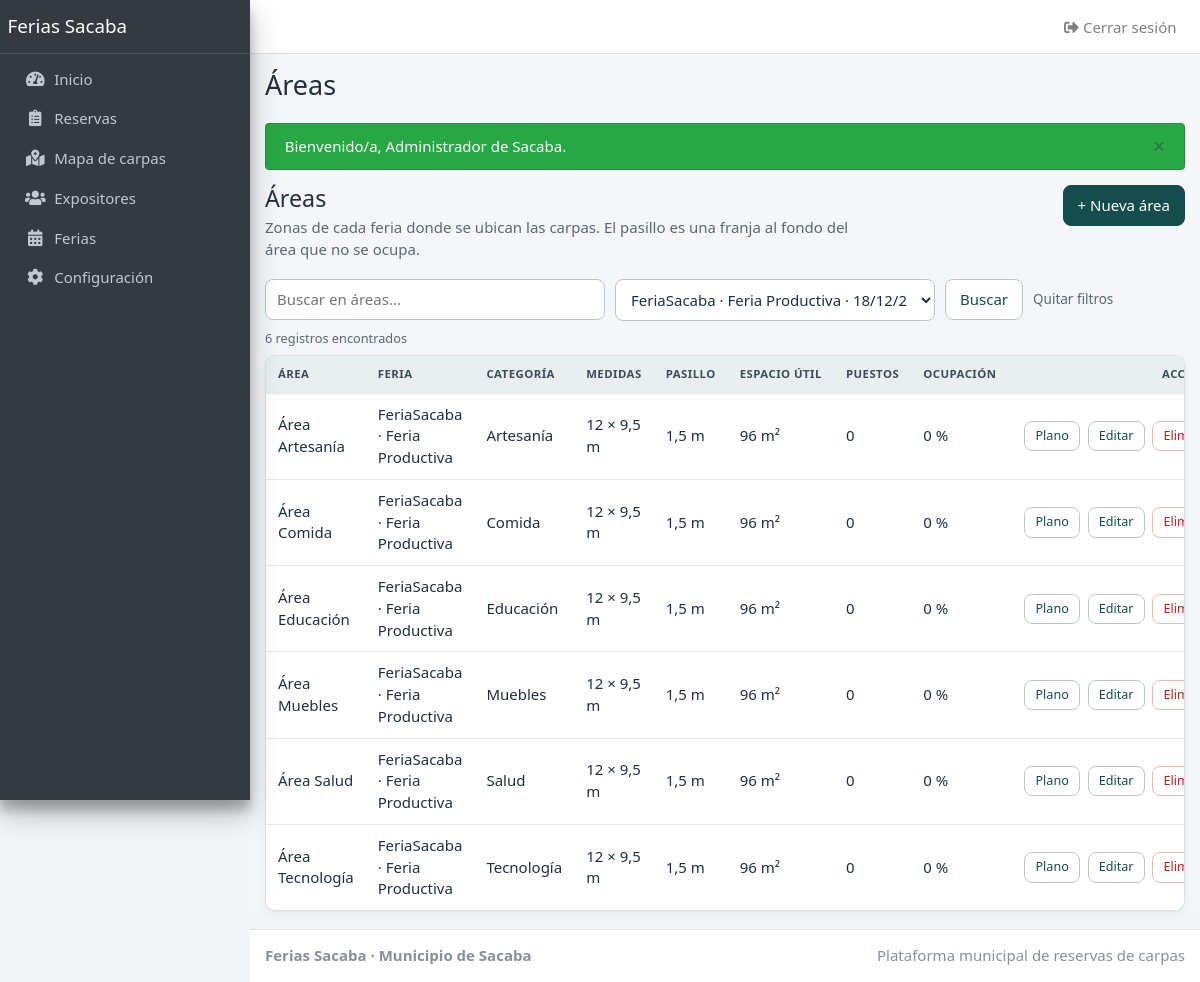
The page /index.php?ruta=areas&feria_id=1 (signed in) on the database its author committed.
### tables this page shows
CREATE TABLE areas (
    id           INT AUTO_INCREMENT PRIMARY KEY,
    feria_id     INT NOT NULL,
    categoria_id INT NOT NULL,
    nombre       VARCHAR(80) NOT NULL,
    ancho_m      DECIMAL(6,2) NOT NULL,
    largo_m      DECIMAL(6,2) NOT NULL,
    pasillo_m    DECIMAL(6,2) NOT NULL DEFAULT 1.50,
    UNIQUE KEY uq_areas_nombre (feria_id, nombre),
    UNIQUE KEY uq_areas_id_feria (id, feria_id),
    CONSTRAINT fk_areas_feria
        FOREIGN KEY (feria_id) REFERENCES ferias(id),
    CONSTRAINT fk_areas_categoria
        FOREIGN KEY (categoria_id) REFERENCES categorias(id),
    CONSTRAINT chk_areas_medidas
        CHECK (ancho_m > 0 AND largo_m > pasillo_m AND pasillo_m > 0)
);

CREATE TABLE ferias (
    id        INT AUTO_INCREMENT PRIMARY KEY,
    nombre    VARCHAR(120) NOT NULL,
    fecha     DATE NOT NULL,
    lugar     VARCHAR(180) NOT NULL,
    latitud   DECIMAL(9,6) NULL,
    longitud  DECIMAL(9,6) NULL,
    foto      VARCHAR(255) NULL,
    estado    ENUM('borrador','abierta','cerrada') NOT NULL DEFAULT 'borrador',
    CONSTRAINT chk_ferias_latitud  CHECK (latitud  BETWEEN -90 AND 90),
    CONSTRAINT chk_ferias_longitud CHECK (longitud BETWEEN -180 AND 180)
);

CREATE TABLE categorias (
    id     INT AUTO_INCREMENT PRIMARY KEY,
    nombre VARCHAR(80) NOT NULL UNIQUE,
    activo TINYINT(1) NOT NULL DEFAULT 1
);

### app/core/helpers.php (called while the page is built, shortened)
<?php
function e(mixed $valor): string
{
    return htmlspecialchars((string) ($valor ?? ''), ENT_QUOTES, 'UTF-8');
}
function url(string $ruta, array $parametros = []): string
{
    return 'index.php?' . http_build_query(['ruta' => $ruta] + $parametros);
}
function vista(string $nombre, array $datos = []): void
{
    extract($datos, EXTR_SKIP);
    require dirname(__DIR__) . '/views/' . $nombre . '.php';
}
function pedir_get(string $nombre): string
{
    $valor = $_GET[$nombre] ?? '';
    return is_string($valor) ? trim($valor) : '';
}
function minusculas(string $texto): string
{
    return function_exists('mb_strtolower') ? mb_strtolower($texto, 'UTF-8') : strtolower($texto);
}
function medida(mixed $valor): string
{
    $texto = number_format((float) $valor, 2, ',', '.');
    return rtrim(rtrim($texto, '0'), ',');
}
function fecha_corta(?string $fecha): string
{
    $t = strtotime($fecha);
    return $t === false ? $fecha : date('d/m/Y', $t);
}
function datos_estado(string $estado): array
{
    $estados = [
        'pendiente'     => ['Pendiente', 'warning'],
        'confirmada'    => ['Confirmada', 'success'],
        'rechazada'     => ['Rechazada', 'danger'],
        'cancelada'     => ['Cancelada', 'secondary'],
        'asignada'      => ['Confirmada', 'success'],
        'espera'        => ['Pendiente', 'warning'],
        'borrador'      => ['Borrador', 'secondary'],
        'abierta'       => ['Abierta', 'success'],
        'cerrada'       => ['Cerrada', 'dark'],
        'administrador' => ['Administrador', 'primary'],
        'usuario'       => ['Expositor', 'info'],
    ];
    return $estados[$estado] ?? [$estado, 'secondary'];
}
function nombre_estado(string $estado): string
{
    return datos_estado($estado)[0];
}
function formatear_celda(mixed $valor, string $formato): string
{
    switch ($formato) {
        case 'medida':
            return e(medida($valor) . ' m');
        case 'm2':
            return e(medida($valor) . ' m²');
        case 'porcentaje':
            return e((string) (int) round((float) $valor) . ' %');
        default:
            return e($valor);
    }
}

### app/controllers/CrudController.php (called while the page is built, shortened)
<?php
abstract class CrudController
{
    protected string $ruta = '';
    protected string $titulo = '';
    protected string $singular = '';
    protected string $textoNuevo = '';
    protected string $descripcion = '';
    private ?Modelo $modeloCache = null;
    protected function nombreRegistro(array $fila): string
    {
        return (string) ($fila['nombre'] ?? ('N.º ' . $fila['id']));
    }
    protected function modelo(): Modelo
    {
        return $this->modeloCache ??= $this->crearModelo();
    }
    public function index(): void
    {
        $filtrosDef = $this->filtros();
        $filtros = $this->filtrosElegidos($filtrosDef, $_GET);
        $q = pedir_get('q');
        $filas = $this->prepararFilas($this->modelo()->listar($filtros));
        $acciones = [];
        $nombres = [];
        foreach ($filas as $fila) {
            $acciones[$fila['id']] = $this->accionesExtra($fila);
            $nombres[$fila['id']] = $this->nombreRegistro($fila);
        }
        vista('crud/lista', [
            'titulo'      => $this->titulo,
            'descripcion' => $this->descripcion,
            'modulo'      => $this->ruta,
            'textoNuevo'  => $this->textoNuevo,
            'singular'    => $this->singular,
            'columnas'    => $this->columnas(),
            'filas'       => $filas,
            'acciones'    => $acciones,
            'nombres'     => $nombres,
            'filtrosDef'  => $filtrosDef,
            'filtros'     => $filtros,
            'q'           => $q,
            'requisitos'  => $this->requisitos(),
        ]);
    }
    private function filtrosElegidos(array $definicion, array $origen): array
    {
        $elegidos = [];
        foreach ($definicion as $nombre => $f) {
            $valor = $origen[$nombre] ?? '';
            if (is_string($valor) && $valor !== '' && array_key_exists($valor, $f['opciones'])) {
                $elegidos[$nombre] = $valor;
            }
        }
        return $elegidos;
    }
}

### app/core/bootstrap.php (called while the page is built, shortened)
<?php
spl_autoload_register(static function (string $clase): void {
    $carpetas = ['/app/core/', '/app/controllers/', '/app/models/', '/app/services/', '/config/'];
    foreach ($carpetas as $carpeta) {
        $archivo = RAIZ_PROYECTO . $carpeta . $clase . '.php';
        if (is_file($archivo)) {
            return;
        }
    }
});
require_once __DIR__ . '/helpers.php';

### config/Database.php (called while the page is built, shortened)
<?php
final class Database
{
    private static ?PDO $conexion = null;
    public static function conectar(): PDO
    {
        if (self::$conexion === null) {
            $c = require __DIR__ . '/config.php';
            $dsn = sprintf(
                'mysql:host=%s;port=%s;dbname=%s;charset=utf8mb4',
                $c['db_host'],
                $c['db_port'],
                $c['db_name']
            );
            self::$conexion = new PDO($dsn, $c['db_user'], $c['db_pass'], [
                PDO::ATTR_ERRMODE            => PDO::ERRMODE_EXCEPTION,
                PDO::ATTR_DEFAULT_FETCH_MODE => PDO::FETCH_ASSOC,
                PDO::ATTR_EMULATE_PREPARES   => false,
            ]);
        }
        return self::$conexion;
    }
}

### app/models/Modelo.php (called while the page is built, shortened)
<?php
require_once __DIR__ . '/../../config/Database.php';
abstract class Modelo
{
    protected PDO $db;
    public function __construct()
    {
        $this->db = Database::conectar();
    }
    protected function consultar(string $sql, array $parametros = []): array
    {
        $consulta = $this->db->prepare($sql);
        $consulta->execute($parametros);
        return $consulta->fetchAll();
    }
}

### app/models/Feria.php (called while the page is built, shortened)
<?php
require_once __DIR__ . '/Modelo.php';
final class Feria extends Modelo
{
    public function opciones(): array
    {
        $opciones = [];
        foreach ($this->consultar('SELECT id, nombre, fecha, estado FROM ferias ORDER BY fecha DESC, nombre') as $f) {
            $opciones[$f['id']] = $f['nombre'] . ' · ' . fecha_corta($f['fecha']) . ' · ' . nombre_estado($f['estado']);
        }
        return $opciones;
    }
}

### app/controllers/AreasController.php (called while the page is built, shortened)
<?php
final class AreasController extends CrudController
{
    protected function crearModelo(): Modelo
    {
        return new Area();
    }
    protected function filtros(): array
    {
        return ['feria_id' => ['etiqueta' => 'Feria', 'todos' => 'Todas las ferias', 'opciones' => (new Feria())->opciones()]];
    }
    protected function prepararFilas(array $filas): array
    {
        foreach ($filas as &$f) {
            $util = (float) $f['ancho_m'] * ((float) $f['largo_m'] - (float) $f['pasillo_m']);
            $f['medidas'] = medida($f['ancho_m']) . ' × ' . medida($f['largo_m']) . ' m';
            $f['util'] = $util;
        }
        return $filas;
    }
    protected function accionesExtra(array $fila): array
    {
        return [['texto' => 'Plano', 'url' => url('areas/plano', ['id' => $fila['id']])]];
    }
}

### app/models/Area.php (called while the page is built, shortened)
<?php
require_once __DIR__ . '/Modelo.php';
final class Area extends Modelo
{
    public function listar(array $filtros = []): array
    {
        $sql = 'SELECT a.*, f.nombre AS feria, c.nombre AS categoria,
                       (SELECT COUNT(*) FROM asignaciones x WHERE x.area_id = a.id) AS puestos,
                       (SELECT COALESCE(SUM(x.ancho_m * x.largo_m), 0) FROM asignaciones x WHERE x.area_id = a.id) AS ocupado
                FROM areas a
                JOIN ferias f ON f.id = a.feria_id
                JOIN categorias c ON c.id = a.categoria_id';
        $parametros = [];
        if (!empty($filtros['feria_id'])) {
            $sql .= ' WHERE a.feria_id = :feria_id';
            $parametros['feria_id'] = (int) $filtros['feria_id'];
        }
        return $this->consultar($sql . ' ORDER BY f.fecha DESC, f.nombre, a.nombre', $parametros);
    }
}

### app/views/crud/lista.php (the view, shortened to what this page needs)
<?php
require __DIR__ . '/../layout/header.php';
$hayFiltros = $q !== '' || $filtros !== [];
?>
<div class="encabezado">
    <div>
        <h1><?= e($titulo) ?></h1>
        <?php if ($descripcion !== ''): ?><p class="descripcion"><?= e($descripcion) ?></p><?php endif; ?>
    </div>
    <a class="boton boton-primario" href="<?= e(url($modulo . '/nuevo', $filtros)) ?>">+ <?= e($textoNuevo) ?></a>
</div>
<form method="get" action="index.php" class="filtros" role="search">
    <input type="search" name="q" value="<?= e($q) ?>" placeholder="Buscar en <?= e(minusculas($titulo)) ?>…" aria-label="Buscar">
    <?php foreach ($filtrosDef as $nombre => $f): ?>
        <select name="<?= e($nombre) ?>" aria-label="<?= e($f['etiqueta']) ?>" data-autoenviar>
            <?php foreach ($f['opciones'] as $valor => $texto): ?>
                <option value="<?= e($valor) ?>"<?= (string) $valor === (string) ($filtros[$nombre] ?? '') ? ' selected' : '' ?>><?= e($texto) ?></option>
            <?php endforeach; ?>
        </select>
    <?php endforeach; ?>
    <button type="submit" class="boton">Buscar</button>
    <?php if ($hayFiltros): ?><a class="boton-enlace" href="<?= e(url($modulo)) ?>">Quitar filtros</a><?php endif; ?>
</form>
<p class="conteo"><?= count($filas) ?> <?= count($filas) === 1 ? 'registro' : 'registros' ?><?= $hayFiltros ? ' encontrados' : '' ?></p>
<div class="tarjeta tabla-envoltura">
    <?php if ($filas === []): ?>
        <div class="vacio">
            <?php if ($hayFiltros): ?>
                <p>No hay resultados con esos filtros.</p>
            <?php else: ?>
                <p>Todavía no hay registros en «<?= e($titulo) ?>».</p>
                <a class="boton boton-primario" href="<?= e(url($modulo . '/nuevo')) ?>">+ <?= e($textoNuevo) ?></a>
            <?php endif; ?>
        </div>
    <?php else: ?>
        <table>
            <thead>
            <tr>
                <?php foreach ($columnas as $col): ?>
                    <th scope="col"><?= e(is_array($col) ? $col[0] : $col) ?></th>
                <?php endforeach; ?>
                <th scope="col" class="acciones">Acciones</th>
            </tr>
            </thead>
            <tbody>
            <?php foreach ($filas as $fila): ?>
                <tr>
                    <?php foreach ($columnas as $clave => $col): ?>
                        <td><?= formatear_celda($fila[$clave] ?? null, is_array($col) ? ($col[1] ?? 'texto') : 'texto') ?></td>
                    <?php endforeach; ?>
                    <td class="acciones">
                        <?php foreach ($acciones[$fila['id']] ?? [] as $a): ?>
                            <a class="boton boton-chico" href="<?= e($a['url']) ?>"<?= !empty($a['externo']) ? ' target="_blank" rel="noopener"' : '' ?>><?= e($a['texto']) ?></a>
                        <?php endforeach; ?>
                        <a class="boton boton-chico" href="<?= e(url($modulo . '/editar', ['id' => $fila['id']])) ?>">Editar</a>
                        <form method="post" action="<?= e(url($modulo . '/eliminar')) ?>"
                              data-confirmar="¿Eliminar «<?= e($nombres[$fila['id']] ?? '') ?>»? Esta acción no se puede deshacer.">
                            <button type="submit" class="boton boton-chico boton-peligro">Eliminar</button>
                        </form>
                    </td>
                </tr>
            <?php endforeach; ?>
            </tbody>
        </table>
    <?php endif; ?>
</div>
<?php require __DIR__ . '/../layout/footer.php'; ?>

### public/css/admin.css (style rules this page uses)
:root { --primario: #154d4c; --primario-oscuro: #0e3938; --primario-suave: #e0efeb; --acento: #76a89e; --fondo: #f3f5f8; --superficie: #ffffff; --texto: #203040; --suave: #5a6875; --borde: #dce3e7; --borde-control: #b8c5c9; --cabecera-tabla: #e8efef; --peligro: #b42318; --peligro-suave: #fdecea; --ok: #1d6b45; --ok-suave: #e2f1e9; --aviso: #7a5200; --aviso-suave: #fff4ce; --naranja: #8f3f00; --naranja-suave: #ffe8d6; --info: #1d4f91; --info-suave: #e6effb; --morado: #5b2e91; --morado-suave: #efe7fa; --radio: 10px; --sombra: 0 1px 2px rgba(16, 40, 50, .06), 0 4px 14px rgba(16, 40, 50, .04); }
* { box-sizing: border-box; }
html { font-size: 15px; }
body { margin: 0; background: var(--fondo); color: var(--texto); font-family: system-ui, -apple-system, "Segoe UI", Roboto, Arial, sans-serif; line-height: 1.45; }
a { color: var(--primario); }
h1 { font-size: 1.55rem; margin: 0 0 .25rem; line-height: 1.2; }
.encabezado { display: flex; justify-content: space-between; align-items: flex-start; flex-wrap: wrap; gap: 14px; margin-bottom: 18px; }
.descripcion { margin: .3rem 0 0; color: var(--suave); max-width: 72ch; }
.tarjeta { background: var(--superficie); border: 1px solid var(--borde); border-radius: var(--radio); box-shadow: var(--sombra); padding: 20px; margin-bottom: 18px; }
.boton { display: inline-flex; align-items: center; justify-content: center; gap: 6px; padding: 9px 14px; border: 1px solid var(--borde-control); border-radius: 8px; background: #fff; color: var(--primario); font: inherit; font-weight: 500; text-decoration: none; white-space: nowrap; cursor: pointer; }
.boton-primario { background: var(--primario); border-color: var(--primario); color: #fff; }
.boton-peligro { color: var(--peligro); border-color: #e7b9b4; }
.boton-chico { padding: 5px 10px; font-size: .84rem; }
.boton-enlace { color: var(--suave); font-size: .9rem; }
.filtros { display: flex; flex-wrap: wrap; align-items: center; gap: 10px; margin-bottom: 8px; }
.filtros input[type="search"] { flex: 1 1 220px; max-width: 340px; }
.filtros select { max-width: 320px; }
.conteo { margin: 0 0 8px; font-size: .85rem; color: var(--suave); }
.tabla-envoltura { padding: 0; overflow-x: auto; }
table { width: 100%; border-collapse: collapse; }
th, td { padding: 10px 12px; border-bottom: 1px solid #e6ebee; text-align: left; vertical-align: middle; }
th { background: var(--cabecera-tabla); color: #3a4d5c; font-size: .76rem; font-weight: 700; text-transform: uppercase; letter-spacing: .04em; white-space: nowrap; }
tbody tr:last-child td { border-bottom: 0; }
td.acciones, th.acciones { text-align: right; white-space: nowrap; }
td.acciones form { display: inline; margin: 0; }
td.acciones .boton { margin-left: 4px; }
input, select, textarea { width: 100%; padding: 9px 11px; border: 1px solid var(--borde-control); border-radius: 8px; background: #fff; color: var(--texto); font: inherit; }
.filtros input, .filtros select { width: auto; }

### rows shown on the page
areas: nombre "Área Artesanía", feria.nombre "FeriaSacaba · Feria Productiva", categoria.nombre "Artesanía", col "12 × 9,5 m", pasillo_m "1,5 m", col "96 m²", col "0", col "0 %", texto "Plano"
areas: nombre "Área Comida", feria.nombre "FeriaSacaba · Feria Productiva", categoria.nombre "Comida", col "12 × 9,5 m", pasillo_m "1,5 m", col "96 m²", col "0", col "0 %", texto "Plano"
areas: nombre "Área Educación", feria.nombre "FeriaSacaba · Feria Productiva", categoria.nombre "Educación", col "12 × 9,5 m", pasillo_m "1,5 m", col "96 m²", col "0", col "0 %", texto "Plano"
areas: nombre "Área Muebles", feria.nombre "FeriaSacaba · Feria Productiva", categoria.nombre "Muebles", col "12 × 9,5 m", pasillo_m "1,5 m", col "96 m²", col "0", col "0 %", texto "Plano"
areas: nombre "Área Salud", feria.nombre "FeriaSacaba · Feria Productiva", categoria.nombre "Salud", col "12 × 9,5 m", pasillo_m "1,5 m", col "96 m²", col "0", col "0 %", texto "Plano"
areas: nombre "Área Tecnología", feria.nombre "FeriaSacaba · Feria Productiva", categoria.nombre "Tecnología", col "12 × 9,5 m", pasillo_m "1,5 m", col "96 m²", col "0", col "0 %", texto "Plano"

### other values the page prints
$tituloPagina "Áreas"
$m['texto'] "Bienvenido/a, Administrador de Sacaba."
$titulo "Áreas"
$descripcion "Zonas de cada feria donde se ubican las carpas. El pasillo es una franja al fondo del área que no se ocupa."
$textoNuevo "Nueva área"
count($filas) "6"
is_array($col) ? $col[0] : $col "ÁREA"
is_array($col) ? $col[0] : $col "FERIA"
is_array($col) ? $col[0] : $col "CATEGORÍA"
is_array($col) ? $col[0] : $col "MEDIDAS"
is_array($col) ? $col[0] : $col "PASILLO"
is_array($col) ? $col[0] : $col "ESPACIO ÚTIL"
is_array($col) ? $col[0] : $col "PUESTOS"
is_array($col) ? $col[0] : $col "OCUPACIÓN"
form field feria_id "FeriaSacaba · Feria Productiva · 18/12/2026 · Abierta"
